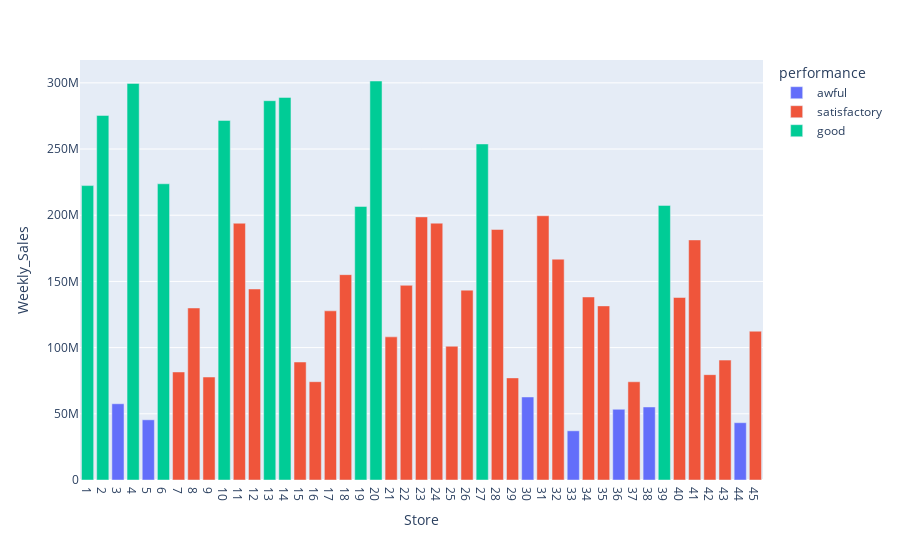

This figure's notebook cell:
### Code cell
fig = px.bar(sales,x='Store',y='Weekly_Sales',color='performance')
fig.update_layout(xaxis=dict(tickmode='linear'))
fig.show()

### Figure 1 — Plotly figure (JSON) as saved in the notebook; plotly's stock layout.template omitted (floating-point values rounded to 4 significant figures)
{"data": [{"hovertemplate": "performance=awful<br>Store=%{x}<br>Weekly_Sales=%{y}<extra></extra>", "legendgroup": "awful", "marker": {"color": "#636efa", "pattern": {"shape": ""}}, "name": "awful", "orientation": "v", "showlegend": true, "textposition": "auto", "type": "bar", "x": [33, 44, 5, 36, 38, 3, 30], "xaxis": "x", "y": [37160000.0, 43290000.0, 45480000.0, 53410000.0, 55160000.0, 57590000.0, 62720000.0], "yaxis": "y"}, {"hovertemplate": "performance=satisfactory<br>Store=%{x}<br>Weekly_Sales=%{y}<extra></extra>", "legendgroup": "satisfactory", "marker": {"color": "#EF553B", "pattern": {"shape": ""}}, "name": "satisfactory", "orientation": "v", "showlegend": true, "textposition": "auto", "type": "bar", "x": [37, 16, 29, 9, 42, 7, 15, 43, 25, 21, 45, 17, 8, 35, 40, 34, 26, 12, 22, 18, 32, 41, 28, 11, 24, 23, 31], "xaxis": "x", "y": [74200000.0, 74250000.0, 77140000.0, 77790000.0, 79570000.0, 81600000.0, 89130000.0, 90570000.0, 101100000.0, 108100000.0, 112400000.0, 127800000.0, 130000000.0, 131500000.0, 137900000.0, 138200000.0, 143400000.0, 144300000.0, 147100000.0, 155100000.0, 166800000.0, 181300000.0, 189300000.0, 194000000.0, 194000000.0, 198800000.0, 199600000.0], "yaxis": "y"}, {"hovertemplate": "performance=good<br>Store=%{x}<br>Weekly_Sales=%{y}<extra></extra>", "legendgroup": "good", "marker": {"color": "#00cc96", "pattern": {"shape": ""}}, "name": "good", "orientation": "v", "showlegend": true, "textposition": "auto", "type": "bar", "x": [19, 39, 1, 6, 27, 10, 2, 13, 14, 4, 20], "xaxis": "x", "y": [206600000.0, 207400000.0, 222400000.0, 223800000.0, 253900000.0, 271600000.0, 275400000.0, 286500000.0, 289000000.0, 299500000.0, 301400000.0], "yaxis": "y"}], "layout": {"barmode": "relative", "legend": {"title": {"text": "performance"}, "tracegroupgap": 0}, "margin": {"t": 60}, "xaxis": {"anchor": "y", "domain": [0, 1], "tickmode": "linear", "title": {"text": "Store"}}, "yaxis": {"anchor": "x", "domain": [0, 1], "title": {"text": "Weekly_Sales"}}}}
